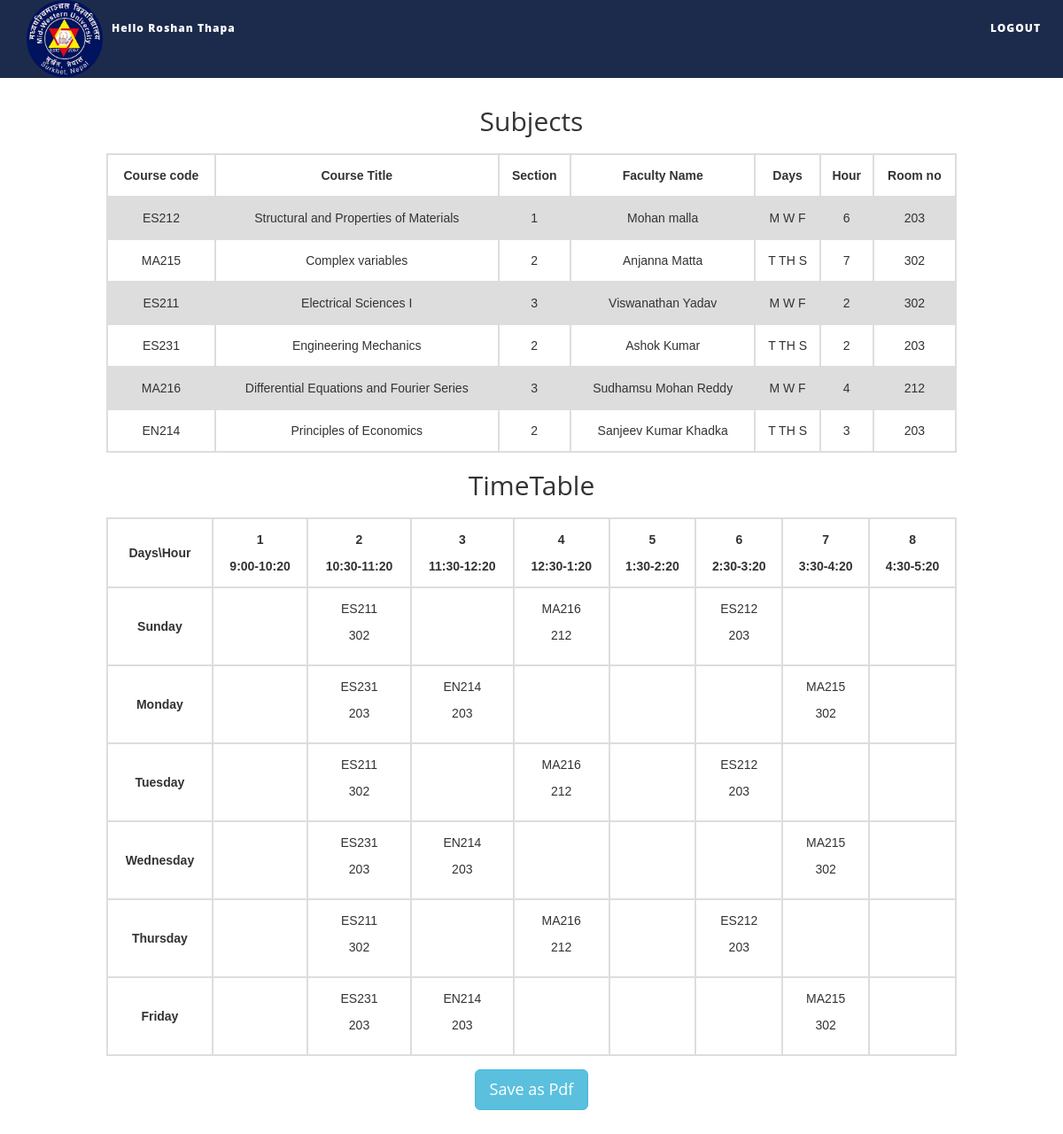
/SMS/studentPage2.php (signed in), run on the app's committed database.
### tables this page shows
CREATE TABLE `student_course_details` (
  `sid` int(11) DEFAULT NULL,
  `cid` varchar(30) DEFAULT NULL,
  `section` int(11) DEFAULT NULL
);

CREATE TABLE `faculty` (
  `fid` int(11) NOT NULL,
  `F_name` varchar(20) DEFAULT NULL,
  `DELETED` varchar(5) DEFAULT NULL
);

### SMS/studentPage2.php (the view, shortened to what this page needs)
<!DOCTYPE html>
<html xmlns="http://www.w3.org/1999/xhtml">
<head>
    <link href="assets/css/bootstrap.css" rel="stylesheet"/>
    <link href="assets/css/font-awesome.min.css" rel="stylesheet"/>
    <link href="assets/css/flexslider.css" rel="stylesheet"/>
    <link href="assets/css/style.css" rel="stylesheet"/>
</head>
<body>
<div class="navbar navbar-inverse navbar-fixed-top " id="menu">
    <div class="container">
       <div class="navbar-collapse collapse move-me">
            <ul class="nav navbar-nav navbar-left">
               <img src="assets/img/mwu-logo.png" alt="icon" style="width:86px" align="left"/>
			   <li><a href="#">Hello <?php echo $_SESSION['loggedin_name'];?></a></li>
            </ul>
            <ul class="nav navbar-nav navbar-right">
                <li><a href="index.php">LOGOUT</a></li>
            </ul>
   </div>
    </div>
</div>
<div style="margin-top:120px" align="center">
<?php
$count = 0;
        $sid=$_SESSION['loggedin_id'];
        echo "<b><h2>Subjects</h2></b>";
        echo "<form action=\"registrationDone.php\" method=\"post\" ><table id=\"Conformed_subjects\"><tr><th>Course code</th><th>Course Title</th><th>Section</th><th>Faculty Name</th><th>Days</th><th>Hour</th><th>Room no</th></tr>";
             $q = mysqli_query(mysqli_connect("localhost", "root", "", "ttms"),
             "SELECT cid as id,section as sec from student_course_details where sid = '$sid'");
            while ($row = mysqli_fetch_assoc($q))
            {
                $id = $row["id"];
                $sec = $row["sec"];
                $qq = mysqli_query(mysqli_connect("localhost", "root", "", "ttms"),
                "SELECT c.c_name,F_name,f.fid,cd.c_days,cd.c_hours,cd.roomno from course c, faculty f, course_details cd where c.cid = '$id' and c.section = '$sec' and c.cid=cd.cid and c.section = cd.section and f.fid = c.fid group by c.cid,c.section");
                while($row1 = mysqli_fetch_assoc($qq))
                {
                        $count = $count +1;
                        if($count % 2 != 0)
                        {
                            $rowcolor = "colorrow";
                        }
                        else
                        {
                            $rowcolor = "colorrow1";
                        }
                        echo "<tr id=\"".$rowcolor."\"><td>".$row['id']."</td><td>".$row1['c_name']."</td><td>".$row['sec']."</td><td>".$row1['F_name']."</td><td>".$row1['c_days']."</td><td>".$row1['c_hours']."</td><td>".$row1['roomno']."</td></tr>";
                }
            }
       echo "</table>";
       echo "<b style=\"margin-top:20px\"><h2>TimeTable</h2></b>";
       include("timetable.php");
       echo "</form>";
       echo "<div align=\"center\">
              <form action=\"./pdf.php\" method=\"POST\">
              <input type=\"hidden\" id=\"timetableAsPdf\" name=\"timetableAsPdf\">
              <button  class=\"btn btn-info btn-lg\" type=\"submit\" style=\"margin-top: 15px; margin-bottom:50px;\" width=\"180px\">Save as Pdf</button>
              </form>
              <script>document.getElementById(\"timetableAsPdf\").value = document.getElementById(\"timetable\").outerHTML</script>
              </div>";
?>
</div>
</body>
</html>

### SMS/timetable.php
<?php
echo "<table border=\"2\" align=\"center\" id=\"timetable\">
		    <tr><td style=\"text-align:center\"><b>Days\Hour</b></td>
		        <td style=\"text-align:center\"><b>1<br>9:00-10:20</b></td>
                <td style=\"text-align:center\"><b>2<br>10:30-11:20</b></td>
                <td style=\"text-align:center\"><b>3<br>11:30-12:20</b></td>
                <td style=\"text-align:center\"><b>4<br>12:30-1:20</b></td>
                <td style=\"text-align:center\"><b>5<br>1:30-2:20</b></td>
                <td style=\"text-align:center\"><b>6<br>2:30-3:20</b></td>
                <td style=\"text-align:center\"><b>7<br>3:30-4:20</b></td>
				<td style=\"text-align:center\"><b>8<br>4:30-5:20</b></td>
            </tr>
			<tr><td style=\"text-align:center\"><b>Sunday</b></td>
		        <td style=\"text-align:center\"><p id=\"M1\"></p></td>
                <td style=\"text-align:center\"><p id=\"M2\"></p></td>
				<td style=\"text-align:center\"><p id=\"M3\"></p></td>
				<td style=\"text-align:center\"><p id=\"M4\"></p></td>
				<td style=\"text-align:center\"><p id=\"M5\"></p></td>
				<td style=\"text-align:center\"><p id=\"M6\"></p></td>
				<td style=\"text-align:center\"><p id=\"M7\"></p></td>
				<td style=\"text-align:center\"><p id=\"M8\"></p></td>
            </tr>
			<tr><td style=\"text-align:center\"><b>Monday</b></td>
		        <td style=\"text-align:center\"><p id=\"T1\"></p></td>
                <td style=\"text-align:center\"><p id=\"T2\"></p></td>
				<td style=\"text-align:center\"><p id=\"T3\"></p></td>
				<td style=\"text-align:center\"><p id=\"T4\"></p></td>
				<td style=\"text-align:center\"><p id=\"T5\"></p></td>
				<td style=\"text-align:center\"><p id=\"T6\"></p></td>
				<td style=\"text-align:center\"><p id=\"T7\"></p></td>
				<td style=\"text-align:center\"><p id=\"T8\"></p></td>
            </tr>
			<tr><td style=\"text-align:center\"><b>Tuesday</b></td>
		        <td style=\"text-align:center\"><p id=\"W1\"></p></td>
                <td style=\"text-align:center\"><p id=\"W2\"></p></td>
				<td style=\"text-align:center\"><p id=\"W3\"></p></td>
				<td style=\"text-align:center\"><p id=\"W4\"></p></td>
				<td style=\"text-align:center\"><p id=\"W5\"></p></td>
				<td style=\"text-align:center\"><p id=\"W6\"></p></td>
				<td style=\"text-align:center\"><p id=\"W7\"></p></td>
				<td style=\"text-align:center\"><p id=\"W8\"></p></td>
            </tr>
			<tr><td style=\"text-align:center\"><b>Wednesday</b></td>
		        <td style=\"text-align:center\"><p id=\"TH1\"></p></td>
                <td style=\"text-align:center\"><p id=\"TH2\"></p></td>
				<td style=\"text-align:center\"><p id=\"TH3\"></p></td>
				<td style=\"text-align:center\"><p id=\"TH4\"></p></td>
				<td style=\"text-align:center\"><p id=\"TH5\"></p></td>
				<td style=\"text-align:center\"><p id=\"TH6\"></p></td>
				<td style=\"text-align:center\"><p id=\"TH7\"></p></td>
				<td style=\"text-align:center\"><p id=\"TH8\"></p></td>
            </tr>
			<tr><td style=\"text-align:center\"><b>Thursday</b></td>
		        <td style=\"text-align:center\"><p id=\"F1\"></p></td>
                <td style=\"text-align:center\"><p id=\"F2\"></p></td>
				<td style=\"text-align:center\"><p id=\"F3\"></p></td>
				<td style=\"text-align:center\"><p id=\"F4\"></p></td>
				<td style=\"text-align:center\"><p id=\"F5\"></p></td>
				<td style=\"text-align:center\"><p id=\"F6\"></p></td>
				<td style=\"text-align:center\"><p id=\"F7\"></p></td>
				<td style=\"text-align:center\"><p id=\"F8\"></p></td>
            </tr>
			<tr><td style=\"text-align:center\"><b>Friday</b></td>
		        <td style=\"text-align:center\"><p id=\"S1\"></p></td>
                <td style=\"text-align:center\"><p id=\"S2\"></p></td>
				<td style=\"text-align:center\"><p id=\"S3\"></p></td>
				<td style=\"text-align:center\"><p id=\"S4\"></p></td>
				<td style=\"text-align:center\"><p id=\"S5\"></p></td>
				<td style=\"text-align:center\"><p id=\"S6\"></p></td>
				<td style=\"text-align:center\"><p id=\"S7\"></p></td>
				<td style=\"text-align:center\"><p id=\"S8\"></p></td>
            </tr></table>";
?>

### SMS/assets/css/style.css (style rules this page uses)
#menu { background-color: rgba(28, 43, 75, 1); color: #fff; font-size: 12px; font-weight: 900; letter-spacing: 1px; min-height: 70px; }
.navbar-inverse { border-color: transparent; }
.navbar-inverse .navbar-nav > li > a, .navbar-inverse .navbar-nav > li > a:hover { color: #FFF; padding: 22px 10px; }

### SMS/studentPage2.php (style rules this page uses)
table { margin-top: 20px; font-family: arial, sans-serif; border-collapse: collapse; width : 80%; }
td, th { border: 2px solid #dddddd; text-align: center; padding: 8px; }
#colorrow { background-color: #dddddd; }

### data on the page
student_course_details: cid "ES212", section "1"
faculty: c_name "Structural and Properties of Materials", F_name "Mohan malla", c_days "M W F", c_hours "6", roomno "203"
student_course_details: cid "MA215", section "2"
faculty: c_name "Complex variables", F_name "Anjanna Matta", c_days "T TH S", c_hours "7", roomno "302"
student_course_details: cid "ES211", section "3"
faculty: c_name "Electrical Sciences I", F_name "Viswanathan Yadav", c_days "M W F", c_hours "2", roomno "302"
student_course_details: cid "ES231", section "2"
faculty: c_name "Engineering Mechanics", F_name "Ashok Kumar", c_days "T TH S", c_hours "2", roomno "203"
student_course_details: cid "MA216", section "3"
faculty: c_name "Differential Equations and Fourier Series", F_name "Sudhamsu Mohan Reddy", c_days "M W F", c_hours "4", roomno "212"
student_course_details: cid "EN214", section "2"
faculty: c_name "Principles of Economics", F_name "Sanjeev Kumar Khadka", c_days "T TH S", c_hours "3", roomno "203"

### other printed values
$_SESSION['loggedin_name'] "Roshan Thapa"
